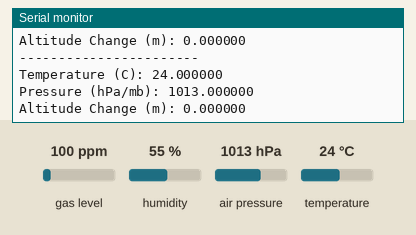
This sketch was run on a simulated Arduino Uno, built with avr-gcc and run on an emulated ATmega328P. Shown: the last lines printed to the serial monitor. The test bench sets the inputs (shaded band); at power-on: air pressure 1013 hPa, temperature 24 °C, gas level 100 ppm, humidity 55 %.

Above: at 5.7 s.
5.8 s: air pressure set to 952 hPa
At 6.39 s:
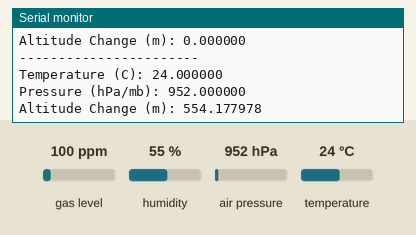
7.3 s: temperature set to 12 °C
At 7.82 s:
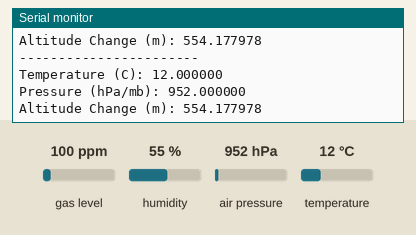
8.8 s: air pressure set to 975 hPa
At 9.26 s:
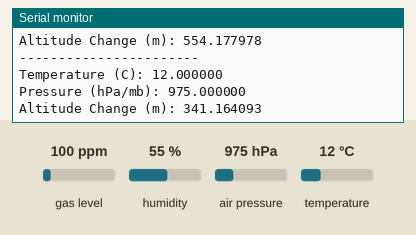
Timing chart, 0 to 11.8 s (numbered marks = the images above; inputs shaded):
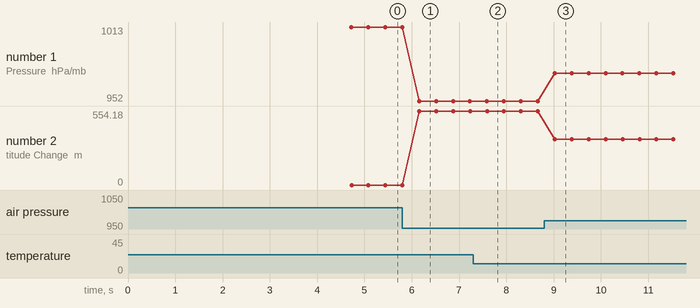

The sketch:

baroAltimeterExample.ino
```cpp
// ----------------------------------------------------------------------------
// Barometric Altimeter Demo Code

// A simple code that reads sensor data from the BMP388 pressure/temperature
// sensor and computes a change in altitude via the Hypsometric equation

// Code By: Michael Wrona | GitHub: michaelwro | YouTube: MicWro Engr
// Created: 21 July 2020
// ----------------------------------------------------------------------------
/**
 * Pin Configuration (I2C)
 * -----------------
 * VIN - Arduino 3.3V supply
 * GND - Arduino ground
 * SCK - Arduino A5
 * SDI - Arduino A4
 *
 * Legal
 * -----
 * I, Michael Wrona, do not take credit for the BMP388 sensor library.
 * The BMP3XX sensor library was developed by Adafruit Industries. The
 * link to this library can be found in the Resources section in this
 * document.
 *
 * Resources
 * ---------
 * ~ Adafruit BMP388 Sensor Library (GitHub):
 *     https://github.com/adafruit/Adafruit_BMP3XX
 * ~ Adafruit BMP388 Sensor (Adafruit Industries):
 *     https://www.adafruit.com/product/3966
 * ~ Hypsometric Equation (Wikipedia):
 *     https://en.wikipedia.org/wiki/Hypsometric_equation
 * ~ Virtual Temperature Calculator (NOAA):
 *     https://www.weather.gov/epz/wxcalc_virtualtemperature
 */


// Include libraries
#include <math.h>
#include <Wire.h>
#include <Adafruit_Sensor.h>
#include "Adafruit_BMP3XX.h"


// Function templates
void DetermineGroundPressure(uint8_t n);
float HypsometricEquation(float currentPres);


// Create classes
Adafruit_BMP3XX altimeter; // I2C init.


// Global variables
float virtualTemp = 305.0f;  // [K]
float altitude;  // [m]
float groundPressure;  // [Pa]


void setup() {
    // Init. serial port
    Serial.begin(115200);

    // Init. sensor
    if (altimeter.begin() == false) {
        Serial.println("Could not find a valid BMP3 sensor, check wiring!");
        while (1);
    }

    // Config. oversampling and filtering
    Serial.println("Initializing sensor...");
    altimeter.setTemperatureOversampling(BMP3_NO_OVERSAMPLING);
    altimeter.setPressureOversampling(BMP3_OVERSAMPLING_8X);
    altimeter.setIIRFilterCoeff(BMP3_IIR_FILTER_COEFF_3);

    // Determine ground-level pressure
    DetermineGroundPressure(15);
}


void loop() {
    // Perform reading
    if (altimeter.performReading() == false) {
        Serial.println("Sensor read failed!");
        return;
    }


    // Compute change in altitude
    altitude = HypsometricEquation(altimeter.pressure);  // [m]


    // Print results!
    Serial.println("-----------------------");
    Serial.print("Temperature (C): ");
    Serial.println(altimeter.temperature, 6);

    Serial.print("Pressure (hPa/mb): ");
    Serial.println(altimeter.pressure / 100.0, 6);

    Serial.print("Altitude Change (m): ");
    Serial.println(altitude, 6);

    delay(200);  // Fs = 5Hz
}


/**
 * Read sensor, determine average pressure at ground-level
 *
 * @param n  Number of readings to average
 */
void DetermineGroundPressure(uint8_t n) {
    uint8_t i;

    // Perform a few readings to 'flush' bad data from the sensor
    for (i = 0; i < 3; i++) {
        if (altimeter.performReading() == false) {
            Serial.println("Sensor read failed!");
            return;
        }
        delay(100);
    }

    // Perform 'n' readings and determine the average pressure
    Serial.println("Computing ground-level pressure...");
    groundPressure = 0.0f;
    for (i = 0; i < n; i++) {
        if (altimeter.performReading() == false) {
            Serial.println("Sensor read failed!");
            return;
        }
        groundPressure += altimeter.pressure;  // [Pa]
        delay(100);
    }
    groundPressure /= (float)n;  // Average, [Pa]
}


/**
 * Use the Hypsometric equation to compute a change in altitude [m] from
 * a change in pressure [Pa].
 *
 * @param currentPres  Current pressure reading [Pa]
 */
float HypsometricEquation(float currentPres) {
    float R = 287.0f;  // Gas const. [J / kg.K]
    float g = 9.81f;  // Grav. accel. [m/s/s]
    return ((R * virtualTemp) / g) * log(groundPressure / currentPres);  // [m]
}
```

Measured:
- after the input at 5.8 s, the serial monitor: prints a new line after 0.36 s (image 1)
- after the input at 7.3 s, the serial monitor: prints a new line after 0.29 s (image 2)
- after the input at 8.8 s, the serial monitor: prints a new line after 0.22 s (image 3)
- plotted number 1: 1013 → 952 after the input at 5.8 s, 952 → 975 after the input at 8.8 s
- plotted number 2: 0 → 554.18 after the input at 5.8 s, 554.18 → 341.16 after the input at 8.8 s
